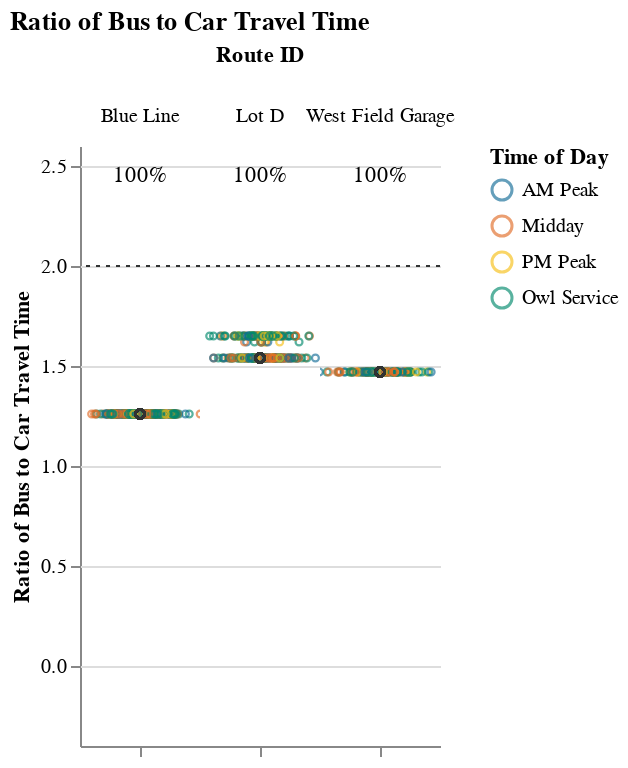
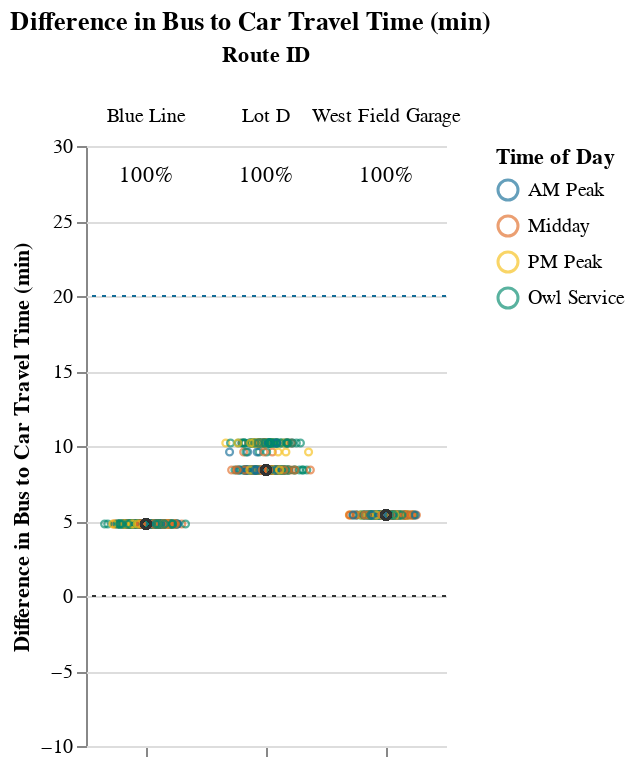

The notebook cell saved with these charts, in order:
### Markdown cell above
## Viable Competitive Routes
### Short Routes (< 1 hr)

### Code cell
# Allow for possibility that operator doesn't have routes that fall into certain route_groups
# But, jupyterbook will not like markdown with f-string
# separate out route_group and put in each cell, and use try/except + if to display...
# but all 3 route groups must be displayed. just add sentence about why no routes were returned at the end
route_group = "short"
try:
    subset_routes, mult, diff  = setup_charts(df, PCT_COMPETITIVE_THRESHOLD, route_group)
    
    if len(subset_routes) > 0:
        display(
            Markdown(
                f"{CAPTIONS_DICT[route_group]}"
                "Within each route group, routes are sorted in descending order "
                "by % competitive trips and # trips below the additional time cut-off."
            )
        )

        display(mult)
        display(diff)
except:
    print("No routes meet this criteria.")

### Figure 1 — Vega-Lite specification as saved in the notebook (floating-point values rounded to 4 significant figures; data arrays with more than 128 entries replaced by an {"elided": "..."} marker saying what was removed)
{"config": {"view": {"continuousWidth": 400, "continuousHeight": 300, "stroke": null}, "facet": {"spacing": 0}}, "data": {"name": "data-ccb0ee7ed840a1d0e2246fc13ede1ef5"}, "facet": {"column": {"field": "route_id", "sort": ["Blue Line", "Lot D", "West Field Garage"], "title": "Route ID", "type": "nominal"}}, "spec": {"layer": [{"mark": {"type": "point", "opacity": 0.65, "size": 12, "strokeWidth": 1.1}, "encoding": {"color": {"field": "time_of_day", "scale": {"range": ["#136C97", "#E16B26", "#F6BF16", "#00896B", "#7790A3", "#5B559C"]}, "sort": ["AM Peak", "Midday", "PM Peak", "Owl Service"], "title": "Time of Day", "type": "nominal"}, "tooltip": [{"field": "route_id", "type": "nominal"}, {"field": "trip_id", "type": "nominal"}, {"field": "service_hours", "type": "quantitative"}, {"field": "car_duration_hours", "type": "quantitative"}, {"field": "bus_multiplier", "type": "quantitative"}, {"field": "bus_difference", "type": "quantitative"}, {"field": "num_trips", "type": "quantitative"}, {"field": "num_competitive", "type": "quantitative"}, {"field": "pct_trips_competitive", "type": "quantitative"}, {"field": "p25", "type": "quantitative"}, {"field": "p50", "type": "quantitative"}, {"field": "p75", "type": "quantitative"}], "x": {"axis": {"grid": false, "labels": false, "ticks": true, "values": [0]}, "field": "jitter", "scale": {}, "title": null, "type": "quantitative"}, "y": {"field": "bus_multiplier", "scale": {"domain": [-0.25, 2.5]}, "title": "Ratio of Bus to Car Travel Time", "type": "quantitative"}}, "selection": {"selector001": {"type": "interval", "bind": "scales", "encodings": ["x", "y"]}}, "transform": [{"calculate": "sqrt(-2*log(random()))*cos(2*PI*random())", "as": "jitter"}], "width": 60}, {"layer": [{"mark": {"type": "point", "opacity": 0.6, "size": 20, "strokeWidth": 1.3}, "encoding": {"color": {"value": "#323434"}, "y": {"field": "bus_multiplier", "type": "quantitative"}}, "transform": [{"filter": "(datum.p50_trip === 1)"}]}, {"mark": {"type": "rule", "strokeDash": [2, 3]}, "encoding": {"color": {"value": "#323434"}, "y": {"field": "cutoff", "type": "quantitative"}}}, {"mark": {"type": "text", "align": "center", "baseline": "middle"}, "encoding": {"color": {"value": "black"}, "text": {"field": "pct_trips_competitive", "format": ".0%", "type": "quantitative"}, "tooltip": [{"field": "route_id", "type": "nominal"}, {"field": "trip_id", "type": "nominal"}, {"field": "service_hours", "type": "quantitative"}, {"field": "car_duration_hours", "type": "quantitative"}, {"field": "bus_multiplier", "type": "quantitative"}, {"field": "bus_difference", "type": "quantitative"}, {"field": "num_trips", "type": "quantitative"}, {"field": "num_competitive", "type": "quantitative"}, {"field": "pct_trips_competitive", "type": "quantitative"}, {"field": "p25", "type": "quantitative"}, {"field": "p50", "type": "quantitative"}, {"field": "p75", "type": "quantitative"}], "x": {"value": 30}, "y": {"value": 15}}, "transform": [{"calculate": "sqrt(-2*log(random()))*cos(2*PI*random())", "as": "jitter"}, {"filter": "(datum.fastest_trip === 1)"}]}]}]}, "resolve": {"scale": {"y": "shared"}}, "title": "Ratio of Bus to Car Travel Time", "$schema": "https://vega.github.io/schema/vega-lite/v4.17.0.json", "datasets": {"data-ccb0ee7ed840a1d0e2246fc13ede1ef5": {"elided": "761 records"}}}

### Figure 2 — Vega-Lite specification as saved in the notebook (floating-point values rounded to 4 significant figures; data arrays with more than 128 entries replaced by an {"elided": "..."} marker saying what was removed)
{"config": {"view": {"continuousWidth": 400, "continuousHeight": 300, "stroke": null}, "facet": {"spacing": 0}}, "data": {"name": "data-7c26bca73746055898f28837a1338ecd"}, "facet": {"column": {"field": "route_id", "sort": ["Blue Line", "Lot D", "West Field Garage"], "title": "Route ID", "type": "nominal"}}, "spec": {"layer": [{"mark": {"type": "point", "opacity": 0.65, "size": 12, "strokeWidth": 1.1}, "encoding": {"color": {"field": "time_of_day", "scale": {"range": ["#136C97", "#E16B26", "#F6BF16", "#00896B", "#7790A3", "#5B559C"]}, "sort": ["AM Peak", "Midday", "PM Peak", "Owl Service"], "title": "Time of Day", "type": "nominal"}, "tooltip": [{"field": "route_id", "type": "nominal"}, {"field": "trip_id", "type": "nominal"}, {"field": "service_hours", "type": "quantitative"}, {"field": "car_duration_hours", "type": "quantitative"}, {"field": "bus_multiplier", "type": "quantitative"}, {"field": "bus_difference", "type": "quantitative"}, {"field": "num_trips", "type": "quantitative"}, {"field": "num_competitive", "type": "quantitative"}, {"field": "pct_trips_competitive", "type": "quantitative"}, {"field": "p25", "type": "quantitative"}, {"field": "p50", "type": "quantitative"}, {"field": "p75", "type": "quantitative"}], "x": {"axis": {"grid": false, "labels": false, "ticks": true, "values": [0]}, "field": "jitter", "scale": {}, "title": null, "type": "quantitative"}, "y": {"field": "bus_difference", "scale": {"domain": [-5, 25.0]}, "title": "Difference in Bus to Car Travel Time (min)", "type": "quantitative"}}, "selection": {"selector002": {"type": "interval", "bind": "scales", "encodings": ["x", "y"]}}, "transform": [{"calculate": "sqrt(-2*log(random()))*cos(2*PI*random())", "as": "jitter"}], "width": 60}, {"layer": [{"mark": {"type": "point", "opacity": 0.6, "size": 20, "strokeWidth": 1.3}, "encoding": {"color": {"value": "#323434"}, "y": {"field": "bus_difference", "type": "quantitative"}}, "transform": [{"filter": "(datum.p50_trip === 1)"}]}, {"mark": {"type": "rule", "strokeDash": [2, 3]}, "encoding": {"color": {"value": "#323434"}, "y": {"field": "cutoff", "type": "quantitative"}}}, {"mark": {"type": "rule", "strokeDash": [2, 3]}, "encoding": {"color": {"value": "#136C97"}, "y": {"field": "cutoff2", "type": "quantitative"}}}, {"mark": {"type": "text", "align": "center", "baseline": "middle"}, "encoding": {"color": {"value": "black"}, "text": {"field": "pct_trips_competitive", "format": ".0%", "type": "quantitative"}, "tooltip": [{"field": "route_id", "type": "nominal"}, {"field": "trip_id", "type": "nominal"}, {"field": "service_hours", "type": "quantitative"}, {"field": "car_duration_hours", "type": "quantitative"}, {"field": "bus_multiplier", "type": "quantitative"}, {"field": "bus_difference", "type": "quantitative"}, {"field": "num_trips", "type": "quantitative"}, {"field": "num_competitive", "type": "quantitative"}, {"field": "pct_trips_competitive", "type": "quantitative"}, {"field": "p25", "type": "quantitative"}, {"field": "p50", "type": "quantitative"}, {"field": "p75", "type": "quantitative"}], "x": {"value": 30}, "y": {"value": 15}}, "transform": [{"calculate": "sqrt(-2*log(random()))*cos(2*PI*random())", "as": "jitter"}, {"filter": "(datum.fastest_trip === 1)"}]}]}]}, "resolve": {"scale": {"y": "shared"}}, "title": "Difference in Bus to Car Travel Time (min)", "$schema": "https://vega.github.io/schema/vega-lite/v4.17.0.json", "datasets": {"data-7c26bca73746055898f28837a1338ecd": {"elided": "761 records"}}}
